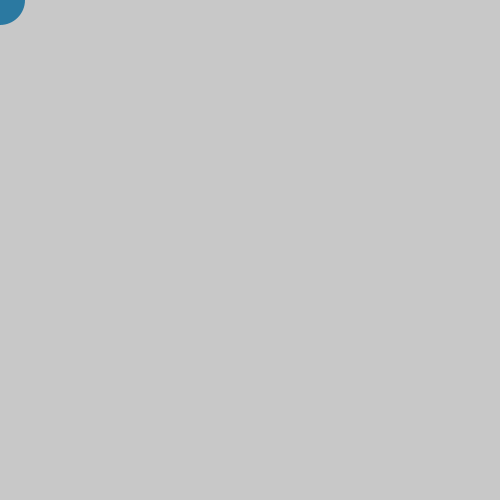
Frame 1 (no input)
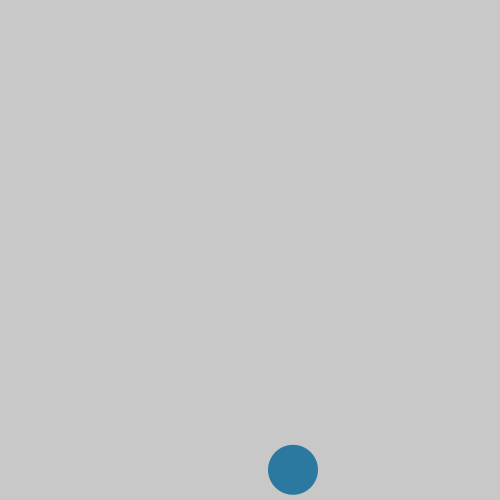
Frame 60 (the mouse pressed at the canvas centre just before this capture)
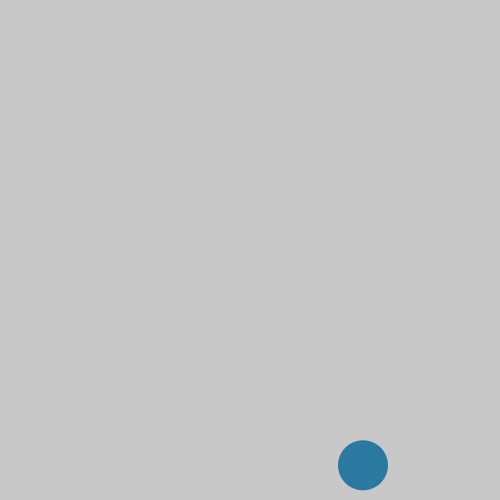
Frame 120 (the mouse held since frame 60 and released just before this capture)

The Processing sketch that drew these frames (run headless with seeded random() and noise(); from frame 60 on, the mouse is pressed at the canvas centre):

// Processing sketch: processing_56228
// ── processing_56228.pde

float posx;
float posx1;
float posx2;

float posy;
float posy1;
float posy2;

float velocidadx;
float velocidady;

void setup() 
{
  size(500, 500);
  noStroke();
  background(200);
  fill(0, 100, 150, 200);
  smooth();
  
  velocidadx=3;
  velocidady=3;
  
  posx=0;
  posx1=25;
  posx2=width-25;
  
  posy=0;
  posy1=25;
  posy2=height-25;
 
}

void draw() 
{
  background(200);
  ellipse(posx, posy,50,50);
  posx =posx+velocidadx;
  posy =posy+velocidady;
  
  if(posx>=posx2)
  {
  velocidadx=-5;
  }
  
  if (posx<=posx1)
  {
    velocidadx=5;
  }
  
  if(posy>=posy2)
  {
  velocidady=-3;
  }
  
  if (posy<=posy1)
  {
    velocidady=3;
  }
   velocidady=velocidady+0.3;
}
